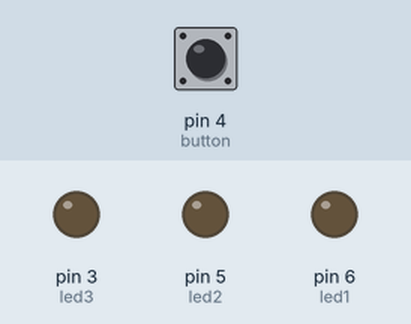
Bench run of a sketch on a simulated Arduino Uno, built with avr-gcc and run on an emulated ATmega328P. Shown: output pins drawn as LEDs (lit = HIGH). The inputs (shaded band) are chosen by the test bench; at power-on: pin 4 (button) HIGH. What the sketch prints to the serial monitor is not drawn.

Above: at 1.2 s.
1.3 s: pin 4 (button) pulled LOW for 1 s
At 2.8 s:
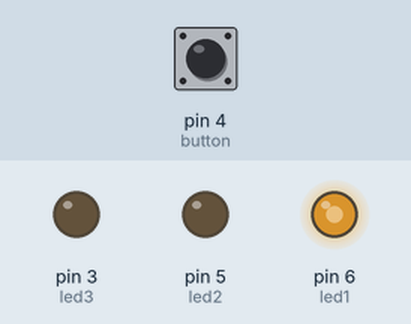
4.3 s: pin 4 (button) pulled LOW for 3.2 s
At 7.9 s:
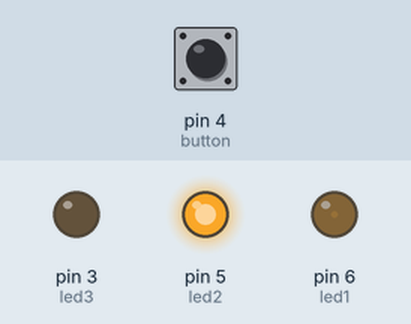
9.0 s: pin 4 (button) pulled LOW for 0.15 s
At 9.8 s:
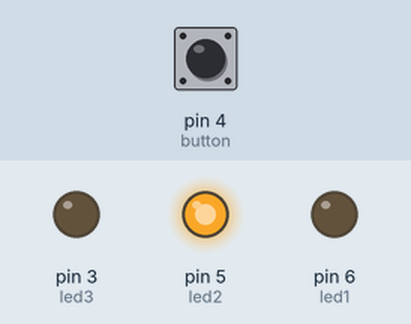
Timing chart, 0 to 12.0 s (numbered marks = the images above; inputs shaded):
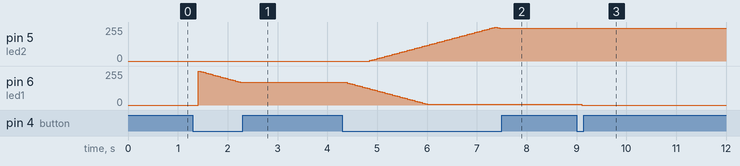

Measured:
- after the input at 4.3 s, pin 5 (led2): rises from 0/255 to 255/255 in 2.5 s, then falls to 245/255 in 0.10 s; pin 6 (led1): moves from 170/255 to 5/255 over 1.6 s, starting after 0.10 s
- after the input at 9.0 s, pin 6 (led1): 5/255 → 0/255 after 0.10 s

The sketch:

OneButtonLedController.ino
```cpp
int led1=6;
int led2=5;
int led3=3;
int button=4;
int bs;
int s=true;
int rl=true;
int bl=true;
String state="off";


int g=255, r=0,b=0;

void setup() {
  // put your setup code here, to run once:
  pinMode(led1, OUTPUT);
  pinMode(led2, OUTPUT);
  pinMode(led3, OUTPUT);
  pinMode(button, INPUT_PULLUP);
  Serial.begin(9600);
}

void loop() {
  bs = (digitalRead(button));
  Serial.println(bs);
  if (bs == LOW){
    delay(100);
    if(bs==HIGH){
      analogWrite(led1, 0);
      analogWrite(led2, 0);
      analogWrite(led3, 0);
      g=255;
      r=0;
      b=0;
    }
    while(digitalRead(button)==LOW){
      if(s){
        analogWrite(led1, g);
        g=g-5;
        delay(50);
      }
      if (g<=125){
        s=false;
        while(digitalRead(button)==LOW){
          if(g==250){
            break;
          }

          if(r<125 && g>0) {
            analogWrite(led2, r);
            r=r+5;
            analogWrite(led1, g);
            g=g-5;
            delay(50);
          }
          else if(rl){
            analogWrite(led2, r);
            r=r+5;
            delay(50);
          }
          if(r==255){
            rl=false;
            s=true;
            while(digitalRead(button)==LOW){
              if(g==250){
                break;
              }

              if(r>125){
                analogWrite(led2, r);
                r=r-5;
                delay(50);
              }
              else if(r>0 && b<125){
                analogWrite(led3, b);
                b=b+5;
                analogWrite(led2, r);
                r=r-5;
                delay(50);
              }
              else if(bl){
                analogWrite(led3, b);
                b=b+5;
                delay(50);
              }
              if(b==255){
                bl=false;
                rl=true;
                while(digitalRead(button)==HIGH){

                  if(b>125){
                    analogWrite(led3, b);
                    b=b-5;
                    delay(50);
                  }
                  else if(b>=125 && g<0){
                    analogWrite(led3, b);
                    b=b-5;
                    analogWrite(led1, g);
                    g=g+5;
                    delay(50);
                  }
                  else if(b==0){
                    analogWrite(led1, g);
                    g=g+5;
                    delay(50);
                  }
                  if(g==250){
                    break;
                  }

                }

              }

            }

          }

        }

      }
    }
    //loop

  }
}
```
